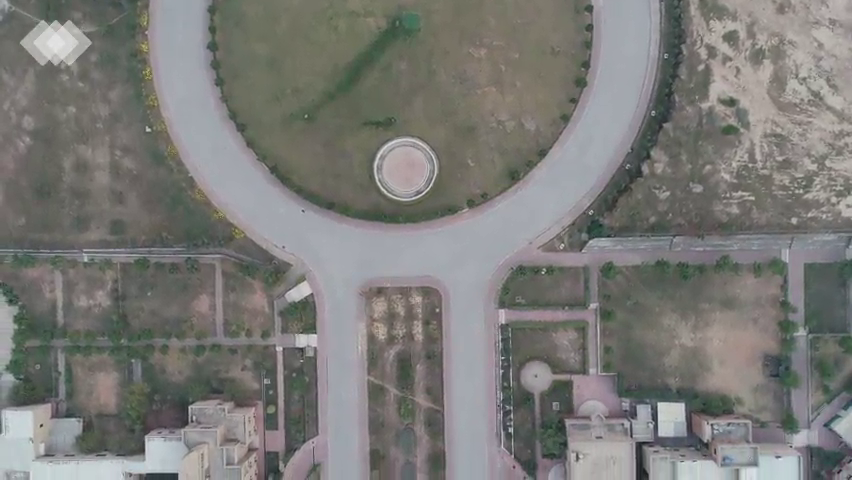
#> input picture frame 135 of SIFT-based/our_data.mp4, 852 x 480 px
$ jupyter execute --allow-errors sift.ipynb   (older library calls are emulated)
#> lines starting #> are read from the running program, lines starting #| are printed output that depends on the picture
# Implementation of Algorithm with SIFT

[cell 1]
import gdal
#> (the rest of this cell did not finish here and is left out)

[cell 2]
import numpy as np
from matplotlib import pyplot as plt
import cv2
from scipy import misc

def template_tracker(link_in='data.mp4', link_out='output_sift.mp4'):
#> called with link_in = 'our_data.mp4', link_out = 'output.mp4'
    print("opening video file...")
    vs = cv2.VideoCapture(link_in)

    writer = None
    W = None
    H = None

    totalFrames = 0
    check=False
    while True:
        frame = vs.read()
        frame = frame[1]
#> frame is the input picture: shape (480, 852, 3); mean B, G, R 119.6, 122.6, 122.9

        if link_in is not None and frame is None:
            print("end")
            check=True
            break

        rgb = cv2.cvtColor(frame, cv2.COLOR_BGR2RGB)
        rgb = misc.imresize(rgb, 0.75)
#> rgb: shape (360, 639, 3)

        if W is None or H is None:
            (H, W) = frame.shape[:2]
#> H = 480; W = 852

        if writer is None:
            fourcc = cv2.VideoWriter_fourcc(*"MJPG")
            writer = cv2.VideoWriter(link_out, fourcc, 30, (2448,1779), True)
        # Initiate SIFT detector
        sift = cv2.xfeatures2d.SIFT_create()
        MIN_MATCH_COUNT = 10

        if totalFrames % 16 == 0:

            img1 = rgb        # queryImage
            img2 = plt.imread('1.tif') # trainImage
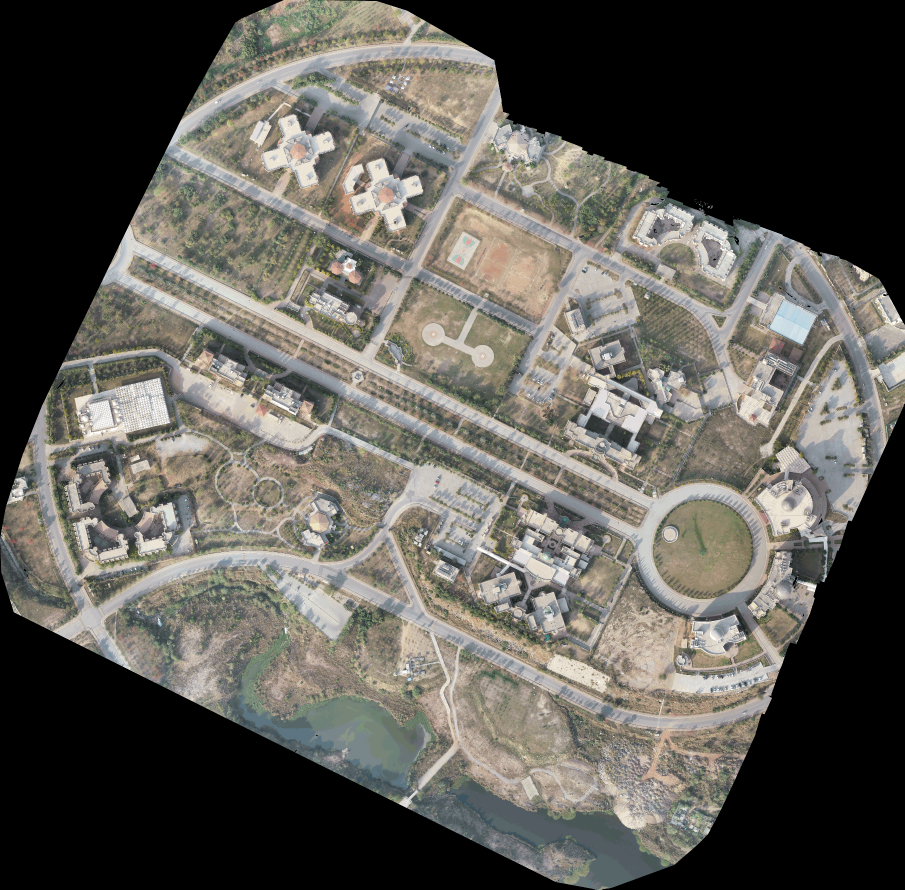
#> input picture SIFT-based/1.tif, 1809 x 1779 px (shown at 1/2 size)
#> img2 is the input picture: shape (1779, 1809, 4); mean R, G, B, A 94.6, 92.3, 86.1, 255

            # find the keypoints and descriptors with SIFT
            kp1, des1 = sift.detectAndCompute(img1,None)
#> kp1 = 983 keypoints; strongest (x, y, size): (42, 32, 22.1), (503, 312, 14.5), (491, 313, 4.1), (383, 322, 2.5)
            kp2, des2 = sift.detectAndCompute(img2,None)
#> kp2 = 20934 keypoints; strongest (x, y, size): (1768, 590, 2.6), (1624, 1175, 12.1), (1770, 587, 2.4), (1400, 417, 2)

            FLANN_INDEX_KDTREE = 0
            index_params = dict(algorithm = FLANN_INDEX_KDTREE, trees = 2)
            search_params = dict(checks = 2)

            flann = cv2.FlannBasedMatcher(index_params, search_params)
            matches = flann.knnMatch(des1,des2,k=2)
#> matches = 983 matches

            # store all the good matches as per Lowe's ratio test.
            good = []
            for m,n in matches:
                if m.distance < 0.7*n.distance:
                    good.append(m)
#> after the loop, good = 74 matches

            if len(good)>MIN_MATCH_COUNT:
                src_pts = np.float32([ kp1[m.queryIdx].pt for m in good ]).reshape(-1,1,2)
#> src_pts = 74 rows, first 8: [20.97, 91.26], [51.41, 215.1], [53.99, 320.2], [53.99, 320.2], [104.7, 337.6], [143.3, 165.8], [227.6, 278.1], [227.8, 236.3]
                dst_pts = np.float32([ kp2[m.trainIdx].pt for m in good ]).reshape(-1,1,2)
#> dst_pts = 74 rows, first 8: [1462.9, 895.1], [1371.5, 872.8], [1301.6, 843.7], [1301.6, 843.7], [1272.7, 878.7], [1369.5, 952.5], [1272.9, 969.3], [1296, 985.7]

                M, mask = cv2.findHomography(src_pts, dst_pts, cv2.RANSAC,5.0)
#> M = [[-0.169, -0.708, 1518], [0.747, -0.404, 922.1], [0.000119, -6.58e-05, 1]]; mask = 74 values, max 1 at index 2, min 0 at index 0, mean 0.932
                matchesMask = mask.ravel().tolist()
#> matchesMask has the same summary as mask

                h,w = img1.shape[:2]
#> h = 360; w = 639
                pts = np.float32([ [0,0],[0,h-1],[w-1,h-1],[w-1,0] ]).reshape(-1,1,2)
#> pts = [[0, 0], [0, 359], [638, 359], [638, 0]]
                dst = cv2.perspectiveTransform(pts,M)
#> dst = [[1518, 922.1], [1294.4, 795.9], [1098.3, 1191.5], [1310.4, 1300.2]]
                points= np.int32(dst)
#> points = [[1518, 922], [1294, 795], [1098, 1191], [1310, 1300]]
                #print(points)
                img2 = cv2.polylines(img2,[np.int32(dst)],True,255,5, cv2.LINE_8)

                M = cv2.moments(points)

                cx = int(M['m10']/M['m00'])
                cy = int(M['m01']/M['m00'])

                img2= cv2.circle(img2, (cx, cy), 4, (0, 255, 255), 10)
                ax= gt[0] + cx*gt[1] + cy*gt[2]
                ay= gt[3] + cx*gt[4] + cy*gt[5]
                coord= ct.TransformPoint(ax,ay)
                lat= coord[0]
                long= coord[1]
                #print(long,lat)

            else:
                print("Not enough matches are found - %d/%d" % (len(good),MIN_MATCH_COUNT))
                matchesMask = None

        draw_params = dict(matchColor = (0,255,0), # draw matches in green color
                   singlePointColor = None,
                   matchesMask = matchesMask, # draw only inliers
                   flags = 2)

        img3 = cv2.drawMatches(img1,kp1,img2[:,:,:3],kp2,good,None,**draw_params)
        img3= cv2.putText(img3, str(lat)+' East', (10,1720), cv2.FONT_HERSHEY_SIMPLEX, 1, (0, 255, 255), 2)
        img3= cv2.putText(img3, str(long)+' North', (10,1650), cv2.FONT_HERSHEY_SIMPLEX, 1, (0, 255, 255), 2)


        nigg=cv2.cvtColor(img3, cv2.COLOR_RGB2BGR)
        #print(nigg.shape)
        if writer is not None:
            writer.write(nigg)
        cv2.namedWindow("Frame", cv2.WINDOW_NORMAL)
        cv2.imshow("Frame", nigg)
        key = cv2.waitKey(1) & 0xFF

        if key == ord("q"):
            break

        if check:
            break


        totalFrames += 1
    print('done')
    writer.release()
    vs.release()
    cv2.destroyAllWindows()


$ run again, starting later in the video
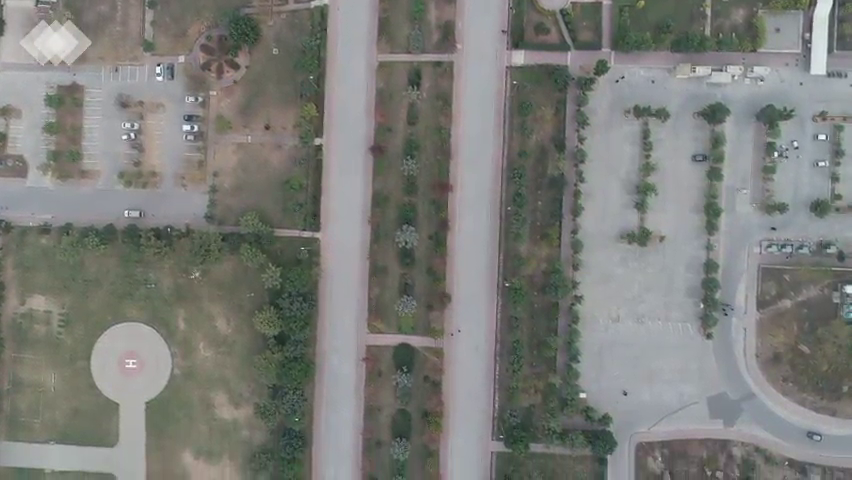
#> input picture frame 608 of SIFT-based/our_data.mp4, 852 x 480 px
#> in template_tracker, frame is the input picture: shape (480, 852, 3); mean B, G, R 121.4, 125.5, 124.2
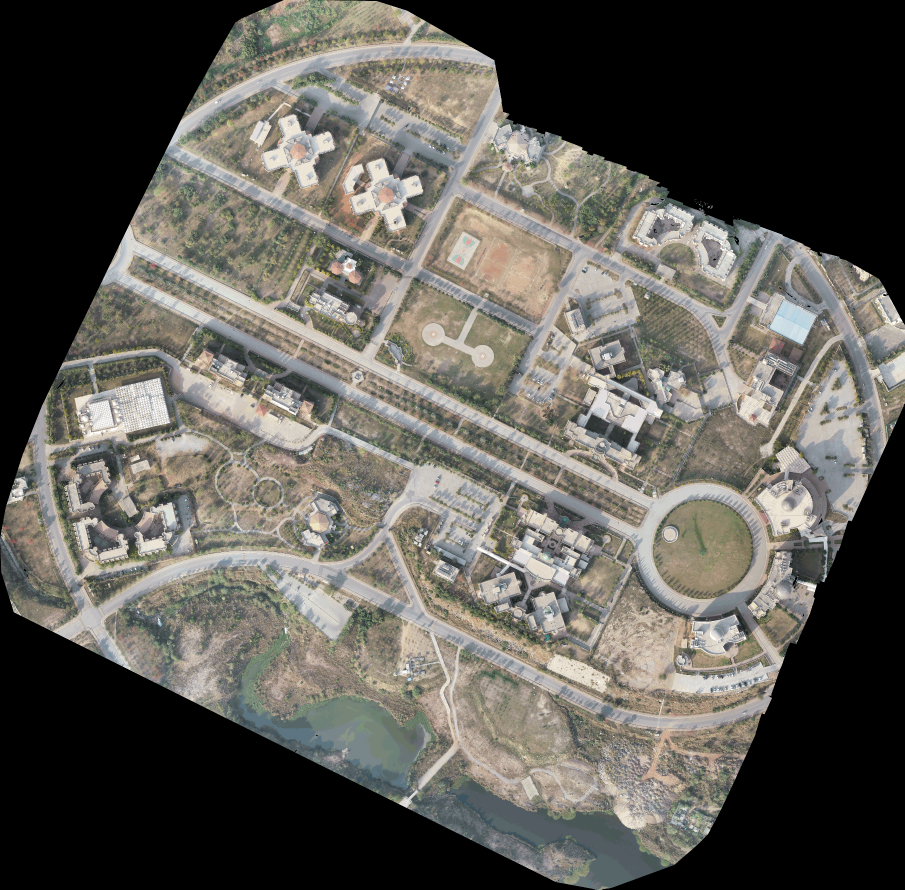
#> input picture SIFT-based/1.tif, 1809 x 1779 px (shown at 1/2 size)
#> in template_tracker, img2 is the input picture: shape (1779, 1809, 4); mean R, G, B, A 94.6, 92.3, 86.1, 255
#> kp1 = 773 keypoints; strongest (x, y, size): (582, 115, 2), (616, 103, 2.8), (140, 95, 3.3), (118, 52, 2.5)
#> kp2 = 20934 keypoints; strongest (x, y, size): (1768, 590, 2.6), (1624, 1175, 12.1), (1770, 587, 2.4), (1400, 417, 2)
#> matches = 773 matches
#> after the loop in template_tracker, `for m,n in matches:`: good = 10 matches
#| Not enough matches are found - 10/10
#> in template_tracker, `img3 = cv2.drawMatches(img1,kp1,img2[:,:,:3],kp2,good,None,**draw_para..`:
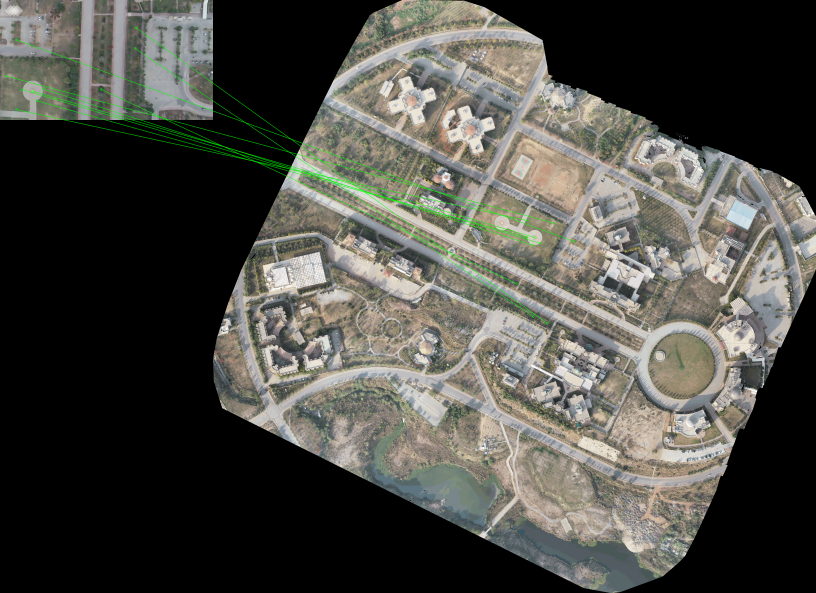
#> img3: shape (1779, 2448, 3) (shown at 1/3 size); mean R, G, B 76, 75.6, 69.6

$ run again, starting later in the video
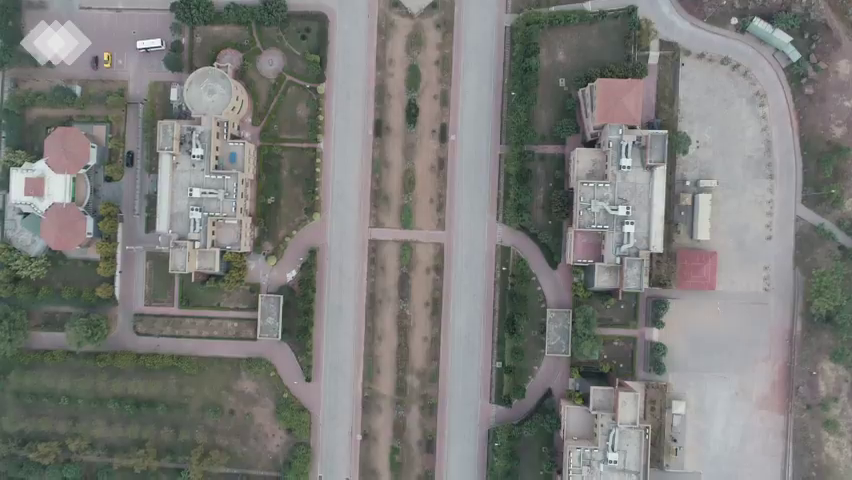
#> input picture frame 1081 of SIFT-based/our_data.mp4, 852 x 480 px
#> in template_tracker, frame is the input picture: shape (480, 852, 3); mean B, G, R 121, 123.9, 123.7
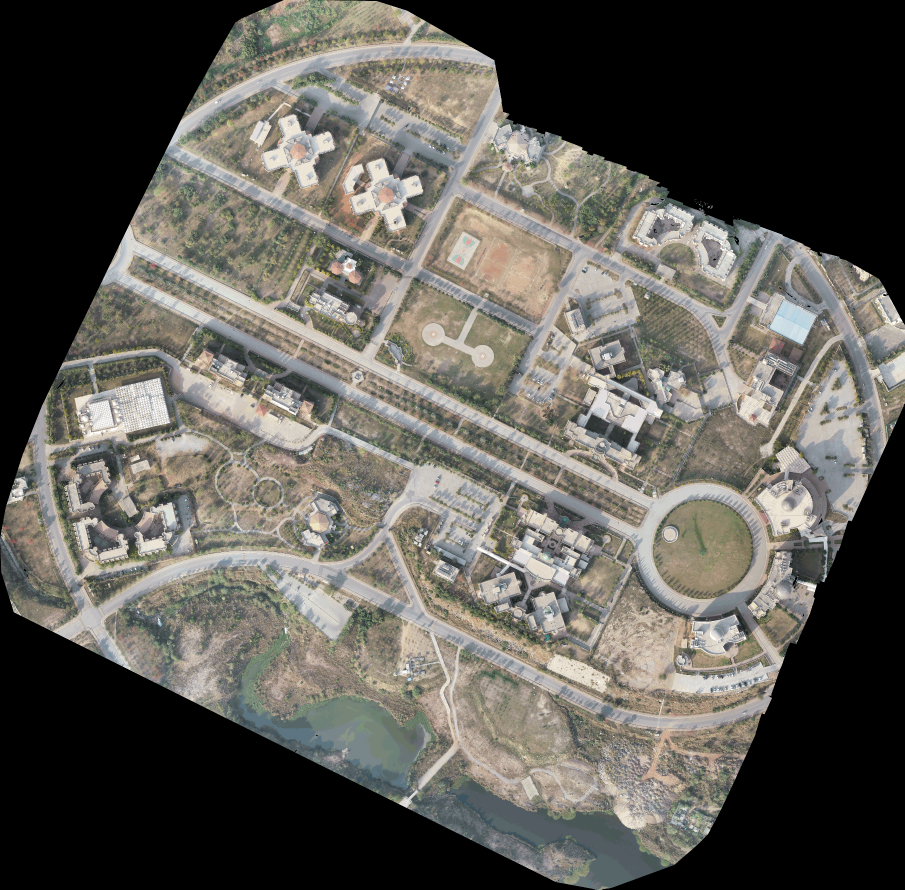
#> input picture SIFT-based/1.tif, 1809 x 1779 px (shown at 1/2 size)
#> in template_tracker, img2 is the input picture: shape (1779, 1809, 4); mean R, G, B, A 94.6, 92.3, 86.1, 255
#> kp1 = 1103 keypoints; strongest (x, y, size): (40, 32, 24), (551, 15, 3.5), (117, 32, 4.4), (105, 33, 4.2)
#> kp2 = 20934 keypoints; strongest (x, y, size): (1768, 590, 2.6), (1624, 1175, 12.1), (1770, 587, 2.4), (1400, 417, 2)
#> matches = 1103 matches
#> after the loop in template_tracker, `for m,n in matches:`: good = 12 matches
#> src_pts = [[26.3, 140.2], [30.19, 124.2], [220.2, 204.4], [282.4, 167.2], [284, 175.2], [323.4, 150.4], [375.2, 267.1], [376.3, 297.7], [412.7, 111.7], [464.6, 150.1], [565.2, 11.11], [592.3, 72.5]]
#> dst_pts = [[699.3, 531.1], [708, 537.2], [604.1, 632.4], [610.1, 684.1], [604.2, 683.3], [608.9, 715.2], [519.8, 714.5], [502, 706.8], [607.9, 780.9], [569.7, 797.4], [671.9, 298], [374.4, 635.5]]
#> M = [[-0.218, -0.739, 790.2], [0.682, -0.425, 557.6], [9.68e-05, -0.000209, 1]]; mask = [1, 1, 1, 1, 1, 1, 1, 1, 1, 1, 0, 0]
#> dst = [[790.2, 557.6], [567.3, 437.8], [391, 851.5], [613.3, 935.2]]
#> points = [[790, 557], [567, 437], [390, 851], [613, 935]]
